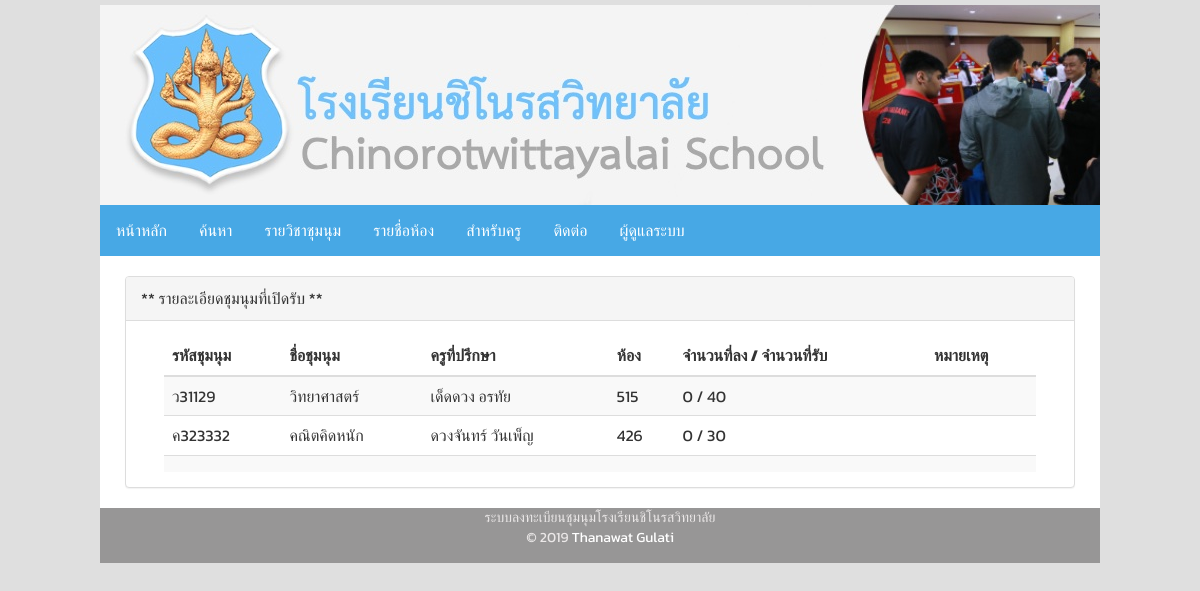
The app's page /menu/clublist.php with its own data.
### tables this page shows
CREATE TABLE `clublist` (
  `id` int(11) NOT NULL,
  `club_id` varchar(100) NOT NULL,
  `club_name` varchar(100) NOT NULL,
  `club_tc` varchar(100) NOT NULL,
  `club_class` varchar(100) NOT NULL,
  `count_in` varchar(100) NOT NULL DEFAULT '0',
  `count_all` varchar(100) NOT NULL
);

### menu/clublist.php (the view, shortened to what this page needs)
<?php
    require_once('../Database/connect.php');
?>
<!DOCTYPE html>
<html lang="en">
<head>
    <link rel="stylesheet" href="https://maxcdn.bootstrapcdn.com/bootstrap/3.3.7/css/bootstrap.min.css">
    <link rel="stylesheet" href="../css/style.css"/>
</head>
<body>
    <div id="whipper">
        <div id="container">
            <header id="header">
                <img src="../img/banner.jpg" alt="banner">
            </header>
        <nav>
        <ul>
            <?php if(empty($_SESSION['username'])){ echo " <li><a href='../'>หน้าหลัก</a></li>";}else{echo "<li><a href='../auth/student/'>เลือกชุมนุม</a></li>";}?>
            <li><a href="search.php">ค้นหา</a></li>
            <li><a href="#">รายวิชาชุมนุม</a></li>
            <li><a href="clubstudent.php">รายชื่อห้อง</a></li>
            <li><a href="clubteacher.php">สำหรับครู</a></li>
            <li><a href="contact.php">ติดต่อ</a></li>
            <li><a href="../auth/admin/">ผู้ดูแลระบบ</a></li>
        </ul>
        </nav>
        <div id="main">
            <div style="width: 100%;" id="right">
                <div  style="margin-bottom:20px;" class="panel panel-default">
                    <div class="panel-heading">** รายละเอียดชุมนุมที่เปิดรับ **</div>
                    <div class="panel-body">
                <?php
                $strSQL = "SELECT * FROM clublist";
                $objQuery = mysqli_query($conn,$strSQL) or die ("Error Query [".$strSQL."]");
                $num = mysqli_num_rows($objQuery);
                ?>
                <table class='table table-striped'>
                <thead>
                <tr>
                <th scope='col'>รหัสชุมนุม</th>
                <th scope='col'>ชื่อชุมนุม</th>
                <th scope='col'>ครูที่ปรึกษา</th>
                <th scope='col'>ห้อง</th>
                <th scope='col'>จำนวนที่ลง / จำนวนที่รับ</th>
                <th scope='col'>หมายเหตุ</th>
                </tr>
                </thead>
                <tbody>
                <?php
                if($num < 1){ $word=  "ไม่มีชุมนุมในขณะนี้";}else{
                while($objResult = mysqli_fetch_array($objQuery,MYSQLI_ASSOC))
                { ?>
                <tr>
                <td><?php echo $objResult["club_id"];?></td>
                <td><?php echo $objResult["club_name"];?></td>
                <td><?php echo $objResult["club_tc"];?></td>
                <td><?php echo $objResult["club_class"];?></td>
                <td><?php echo $objResult["count_in"]." / ".$objResult["count_all"];?></td>
                <td style="color:red;"><?php if(($objResult['count_in']) >= ($objResult['count_all'])){echo "เต็มแล้ว";}?></td>
                </tr>
                <?php } } ?>
                <tr>
                <td></td>
                <td></td>
                <td></td>
                <?php echo '<td><center><span style="color:red;">'.$word.'</span></center></td>'?>
                <td></td>
                <td></td>
                </tr>
                </tbody>
                </table>
                    </div>
                </div>
                </div>
            </div>
        </div>
        <footer class="footer"><br>ระบบลงทะเบียนชุมนุมโรงเรียนชิโนรสวิทยาลัย <br> &copy; <?php echo date('Y');?> <a style="color:white;text-decoration-line: none;"href="https://thanawatgulati.com">Thanawat Gulati</a></footer>
        </div>
</body>
</html>

### css/style.css (style rules this page uses)
body { font-family: 'Kanit', sans-serif; font-size: 16px; width: 100%; height: 100%; background-color: rgba(95, 95, 95, 0.2); background-attachment: fixed; }
#whipper { margin: auto; width: 1000px; border: none; border-radius: 100px; }
#right { width:68%; float: right; background-color: #fff; position: relative; height: auto; }
.table { width:95%; margin: auto; }
.footer { width: 100%; background-color: rgb(151, 150, 150); text-align: center; padding: 0px 0px 15px; font-size: 14px; color: #ebe8e8; }
div { display: block; }
#container { width: 100%; height: 100%; margin-top: 5px; margin-bottom: 0px; }
#header { width: 100%; height: 200px; }
ul { list-style-type: none; margin: 0; padding: 0; overflow: hidden; background-color: #47a8e5; }
li { float: left; }
li a { font-weight: 300; display: block; color: white; text-align: center; padding: 14px 16px; text-decoration: none; }
.panel { margin: auto; margin-top: 20px; width:95%; }

### records on screen
clublist: club "ว31129", club_name "วิทยาศาสตร์", club_tc "เด็ดดวง อรทัย", club_class "515", count_in "0", count_all "40"
clublist: club "ค323332", club_name "คณิตคิดหนัก", club_tc "ดวงจันทร์ วันเพ็ญ", club_class "426", count_in "0", count_all "30"
